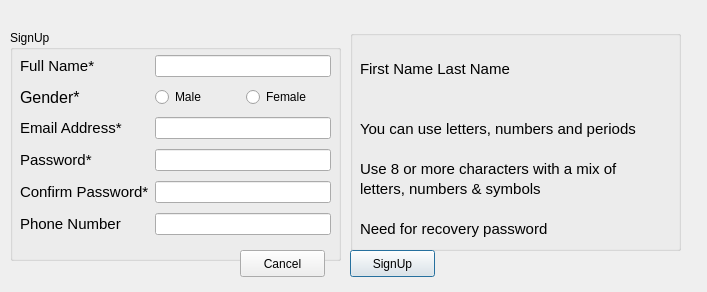
<?xml version="1.0" encoding="UTF-8"?>
<ui version="4.0">
 <class>signup</class>
 <widget class="QDialog" name="signup">
  <property name="geometry">
   <rect>
    <x>0</x>
    <y>0</y>
    <width>707</width>
    <height>292</height>
   </rect>
  </property>
  <property name="windowTitle">
   <string>Dialog</string>
  </property>
  <widget class="QGroupBox" name="groupBox">
   <property name="geometry">
    <rect>
     <x>10</x>
     <y>30</y>
     <width>331</width>
     <height>231</height>
    </rect>
   </property>
   <property name="title">
    <string>SignUp</string>
   </property>
   <widget class="QWidget" name="">
    <property name="geometry">
     <rect>
      <x>10</x>
      <y>21</y>
      <width>311</width>
      <height>189</height>
     </rect>
    </property>
    <layout class="QGridLayout" name="gridLayout">
     <item row="0" column="0">
      <widget class="QLabel" name="fullname">
       <property name="font">
        <font>
         <pointsize>11</pointsize>
        </font>
       </property>
       <property name="text">
        <string>Full Name*</string>
       </property>
      </widget>
     </item>
     <item row="0" column="1" colspan="2">
      <widget class="QLineEdit" name="name_lineEdit"/>
     </item>
     <item row="1" column="0">
      <widget class="QLabel" name="gender_label">
       <property name="font">
        <font>
         <pointsize>12</pointsize>
        </font>
       </property>
       <property name="text">
        <string>Gender*</string>
       </property>
      </widget>
     </item>
     <item row="1" column="1">
      <widget class="QRadioButton" name="male_radioButton">
       <property name="text">
        <string>Male</string>
       </property>
      </widget>
     </item>
     <item row="1" column="2">
      <widget class="QRadioButton" name="female_radioButton">
       <property name="text">
        <string>Female</string>
       </property>
      </widget>
     </item>
     <item row="2" column="0">
      <widget class="QLabel" name="email">
       <property name="font">
        <font>
         <pointsize>11</pointsize>
        </font>
       </property>
       <property name="text">
        <string>Email Address*</string>
       </property>
      </widget>
     </item>
     <item row="2" column="1" colspan="2">
      <widget class="QLineEdit" name="email_lineEdit"/>
     </item>
     <item row="3" column="0">
      <widget class="QLabel" name="password">
       <property name="font">
        <font>
         <pointsize>11</pointsize>
        </font>
       </property>
       <property name="text">
        <string>Password*</string>
       </property>
      </widget>
     </item>
     <item row="3" column="1" colspan="2">
      <widget class="QLineEdit" name="password_lineEdit"/>
     </item>
     <item row="4" column="0">
      <widget class="QLabel" name="confirmpass">
       <property name="font">
        <font>
         <pointsize>11</pointsize>
        </font>
       </property>
       <property name="text">
        <string>Confirm Password*</string>
       </property>
      </widget>
     </item>
     <item row="4" column="1" colspan="2">
      <widget class="QLineEdit" name="confirm_lineEdit"/>
     </item>
     <item row="5" column="0">
      <widget class="QLabel" name="label">
       <property name="font">
        <font>
         <pointsize>11</pointsize>
        </font>
       </property>
       <property name="text">
        <string>Phone Number</string>
       </property>
      </widget>
     </item>
     <item row="5" column="1" colspan="2">
      <widget class="QLineEdit" name="phone_lineEdit"/>
     </item>
    </layout>
   </widget>
  </widget>
  <widget class="QGroupBox" name="groupBox_2">
   <property name="geometry">
    <rect>
     <x>350</x>
     <y>30</y>
     <width>331</width>
     <height>221</height>
    </rect>
   </property>
   <property name="title">
    <string/>
   </property>
   <widget class="QLabel" name="name_label">
    <property name="geometry">
     <rect>
      <x>10</x>
      <y>30</y>
      <width>181</width>
      <height>17</height>
     </rect>
    </property>
    <property name="font">
     <font>
      <pointsize>11</pointsize>
     </font>
    </property>
    <property name="text">
     <string>First Name Last Name</string>
    </property>
   </widget>
   <widget class="QLabel" name="email_label">
    <property name="geometry">
     <rect>
      <x>10</x>
      <y>90</y>
      <width>321</width>
      <height>17</height>
     </rect>
    </property>
    <property name="font">
     <font>
      <pointsize>11</pointsize>
     </font>
    </property>
    <property name="text">
     <string>You can use letters, numbers and periods</string>
    </property>
   </widget>
   <widget class="QLabel" name="pass_label">
    <property name="geometry">
     <rect>
      <x>10</x>
      <y>130</y>
      <width>341</width>
      <height>17</height>
     </rect>
    </property>
    <property name="font">
     <font>
      <pointsize>11</pointsize>
     </font>
    </property>
    <property name="text">
     <string>Use 8 or more characters with a mix of</string>
    </property>
   </widget>
   <widget class="QLabel" name="pass1_label">
    <property name="geometry">
     <rect>
      <x>10</x>
      <y>150</y>
      <width>221</width>
      <height>17</height>
     </rect>
    </property>
    <property name="font">
     <font>
      <pointsize>11</pointsize>
     </font>
    </property>
    <property name="text">
     <string>letters, numbers &amp; symbols</string>
    </property>
   </widget>
   <widget class="QLabel" name="phone_label">
    <property name="geometry">
     <rect>
      <x>10</x>
      <y>190</y>
      <width>251</width>
      <height>17</height>
     </rect>
    </property>
    <property name="font">
     <font>
      <pointsize>11</pointsize>
     </font>
    </property>
    <property name="text">
     <string>Need for recovery password</string>
    </property>
   </widget>
  </widget>
  <widget class="QPushButton" name="pushButton">
   <property name="geometry">
    <rect>
     <x>350</x>
     <y>250</y>
     <width>85</width>
     <height>27</height>
    </rect>
   </property>
   <property name="text">
    <string>SignUp</string>
   </property>
  </widget>
  <widget class="QPushButton" name="pushButton_2">
   <property name="geometry">
    <rect>
     <x>240</x>
     <y>250</y>
     <width>85</width>
     <height>27</height>
    </rect>
   </property>
   <property name="text">
    <string>Cancel</string>
   </property>
  </widget>
 </widget>
 <resources/>
 <connections/>
</ui>
